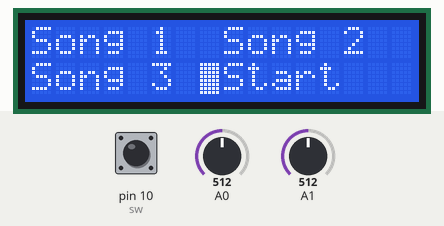
This sketch was run on a simulated Arduino Uno, built with avr-gcc and run on an emulated ATmega328P. On the bench: 16×2 character LCD. The inputs (shaded band) are chosen by the test bench; at power-on: pin 10 (sw) LOW, A0 = 512, A1 = 512. What the sketch prints to the serial monitor is not drawn.

Above: at 1.2 s.
1.3 s: pin 10 (sw) pulled HIGH for 1 s
At 2.4 s:
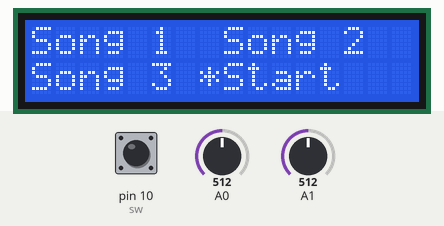
4.1 s: A0 set to 810
At 6.8 s:
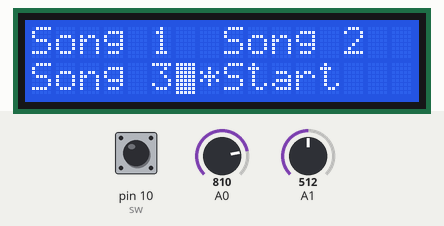
7.1 s: pin 10 (sw) pulled HIGH for 3.2 s
At 9.1 s:
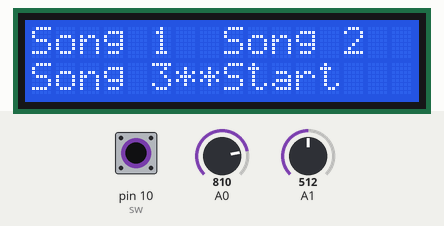
Timing chart, 0 to 7.9 s (numbered marks = the images above; inputs shaded):
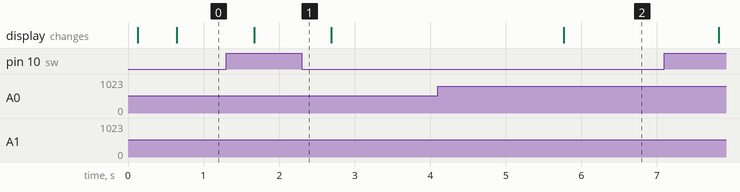

Measured:
- after the input at 1.3 s, the display: changes after 0.37 s (image 1)
- after the input at 4.1 s, the display: changes after 1.7 s (image 2)

The sketch:

soundbooth.ino
```cpp
#include "Timer.h"
#include "Adafruit_LiquidCrystal.h"
// Depending on the LiquidCrystal library you are able to install, it might be:
// #include "LiquidCrystal.h"
#include "pitches.h"

// Sound Variables
int buzzer = 8;
int sw = 10;

// == Song 1 ==
int song1[] = {
NOTE_E4, NOTE_C5, NOTE_B1, NOTE_F3, NOTE_C4,
NOTE_A4, NOTE_A4, NOTE_GS5, NOTE_C5, NOTE_CS4,
NOTE_AS4, NOTE_C5, NOTE_DS4, NOTE_CS5, NOTE_GS4,
NOTE_C3, NOTE_E3, NOTE_DS5, NOTE_D4, NOTE_D3
};
int song1_time[] = {
2, 1, 2, 1, 1, 4, 8, 16, 8, 4, 4, 1, 8, 4, 2, 4, 4, 16, 4, 2
};

// == Song 2 ==

int song2[] = {
  NOTE_FS5, NOTE_D2, NOTE_DS5, NOTE_G2, NOTE_B3,
  NOTE_C2, NOTE_G5, NOTE_D6, NOTE_CS5, NOTE_AS4,
  NOTE_DS6, NOTE_D3, NOTE_CS4, NOTE_E5, NOTE_DS6,
   NOTE_E4, NOTE_B4, NOTE_F4, NOTE_E6, NOTE_DS4
};

int song2_time[] = {
  2, 2, 4, 8, 1, 8, 4, 4, 16, 8, 2, 4, 16, 8, 2, 4, 16, 4, 8, 1
};

// == Song 3 ==

int song3[] = {
  NOTE_A5, NOTE_D4, NOTE_D6, NOTE_DS3, NOTE_G4,
  NOTE_B2, NOTE_F2, NOTE_A3, NOTE_AS2, NOTE_B5,
  NOTE_C6, NOTE_C3, NOTE_GS3, NOTE_G2, NOTE_FS5,
  NOTE_AS4, NOTE_GS2, NOTE_CS3, NOTE_C3, NOTE_AS2
};

int song3_time[] = {
  1, 2, 16, 4, 16, 2, 16, 1, 1, 2, 1, 8, 2, 16, 8, 1, 16, 4, 1, 2
};


// LCD variables
const int rs = 12, en = 11, d4 = 5, d5 = 4, d6 = 3, d7 = 2;
Adafruit_LiquidCrystal lcd(rs, en, d4, d5, d6, d7);
// Depending on the LiquidCrystal library you are able to install, it might be:
// LiquidCrystal lcd(rs, en, d4, d5, d6, d7);


// Task Structure Definition
typedef struct task {
   int state;                  // Tasks current state
   unsigned long period;       // Task period
   unsigned long elapsedTime;  // Time elapsed since last task tick
   int (*TickFct)(int);        // Task tick function
} task;


const unsigned char tasksNum = 4;
task tasks[tasksNum]; // We have 4 tasks

// Task Periods

const unsigned long periodLCDOutput = 100;
const unsigned long periodJoystickInput = 100;
const unsigned long periodSoundOutput = 100;
const unsigned long periodController = 500;


// GCD
const unsigned long tasksPeriodGCD = 100;

// Task Function Definitions
int TickFct_LCDOutput(int state);
int TickFct_JoystickInput(int state);
int TickFct_SoundOutput(int state);
int TickFct_Controller(int state);

// Task Enumeration Definitions
enum LO_States {LO_init, LO_MenuOptionA, LO_MenuOptionB};
enum JI_States {JI_init, JI_Sample};
enum SO_States {SO_init, SO_SoundOn, SO_SoundOff};
enum C_States {C_Init, C_Start, C_1, C_2, C_3, C_4, C_5};


void TimerISR() { // TimerISR actually defined here
  unsigned char i;
  for (i = 0; i < tasksNum; ++i) { // Heart of the scheduler code
     if ( tasks[i].elapsedTime >= tasks[i].period ) { // Ready
        tasks[i].state = tasks[i].TickFct(tasks[i].state);
        tasks[i].elapsedTime = 0;
     }
     tasks[i].elapsedTime += tasksPeriodGCD;
  }
}


void LCDWriteLines(String line1, String line2) {
  lcd.clear();
  lcd.setCursor(0, 0);
  lcd.print(line1);
  lcd.setCursor(0,1);
  lcd.print(line2);
}

int readStick() { //returns 1 if the joystick was up, 2 if it is down, 0 for anything else
  // you may have to read from A0 instead of A1 depending on how you orient the joystick
  if(digitalRead(sw) == HIGH){
    return 5;
  }
  else if (analogRead(A1) > 800) {
    return 2; // down
  }
  else if (analogRead(A1) < 200) {
    return 1; // up
  }
  else if (analogRead(A0) < 200) {
    return 3; // right
  }
  else if (analogRead(A0) > 800) {
    return 4; // left
  }
  else {
    return 0;
  }

}
// Task Function Definitions

int menuOption = 0;
int menuOption2 = 0;

// Task 1
int TickFct_LCDOutput(int state) {
  switch (state) { // State Transitions
    case LO_init:
      state = LO_MenuOptionA;
      LCDWriteLines("Song 1  Song 2", "Song 3  Start");
    break;
    case LO_MenuOptionA:
      if(menuOption2 == 0) { //BR
        state = LO_MenuOptionA;
        //lcd.setCursor(6,1);
      }
      else if(menuOption2 == 1) { // SONG 1 selected
        state = LO_MenuOptionA;
        LCDWriteLines("Playing  Song 1", "Pause    Play");
        //lcd.setCursor(5,1);
      }
      else if(menuOption2 == 2) { // SONG 2 selected
        state = LO_MenuOptionA;
        LCDWriteLines("Playing  Song 2", "Pause    Play");
       // lcd.setCursor(6,1);
      }
      else if(menuOption2 == 3) { // SOng 3 selected
        state = LO_MenuOptionA;
        LCDWriteLines("Playing  Song 3", "Pause    Play");
        //lcd.setCursor(6,1);
      }
    break;
    case LO_MenuOptionB:
      if(menuOption == 0) {
        state = LO_MenuOptionA;
      LCDWriteLines("Song 1  Song 2", "Song 3  Start");
      }
    break;
  }

  switch (state) { // State Actions
    case LO_MenuOptionA:

    break;
    case LO_MenuOptionB:

    break;
  }
  return state;
}
// Task 2
int TickFct_JoystickInput(int state) {
  switch (state) { // State Transitions
    case JI_init:
    state = JI_Sample;
    break;
    case JI_Sample:
      if(readStick() == 0){
        state = JI_Sample;
        menuOption = 0;
      }
      else if(readStick() == 1){ //UP
        state=JI_Sample;
        menuOption = 2;
      }
      else if(readStick() == 2){ //DOwn
          state = JI_Sample;
          menuOption =1;
      }
      else if(readStick() == 3){ //Right
          state = JI_Sample;
          menuOption=3;
      }
      else if(readStick() == 4){ //Left
          state = JI_Sample;
          menuOption=4;
      }
      else if(readStick() == 5){ //Left
          state = JI_Sample;
          menuOption=5;
      }
    break;
  }

   switch (state) { // State Actions
    case JI_Sample:

    break;
  }
  return state;
}
// Sound Output
int counter = 0;
int note = 0;
int TickFct_SoundOutput(int state) {
  switch (state) { // State Transitions
    case SO_init:
      //state = SO_SoundOn;
    break;
    case SO_SoundOn:
      if(counter >= song1_time[note]) {
         state = SO_SoundOff;
         note++;
         counter = 0;
         note = note % 20;
      }
    break;
    case SO_SoundOff:
      state = SO_SoundOn;
    break;

  }
   switch (state) { // State Actions
    case SO_SoundOn:
      tone(buzzer, song1[note], periodSoundOutput * song1_time[note]);
      counter++;
    break;
    case SO_SoundOff:
      noTone(buzzer);
    break;

  }
  return state;
}

// Task 4 (Unused)
int posX = 7;
int posY = 1;
int TickFct_Controller(int state) {
  switch (state) { // State Transitions
    case C_Init:
      state = C_Start;
    break;

    case C_Start:
      lcd.blink();
      lcd.setCursor(posX, posY);
      if(menuOption == 0){
        state=C_Init;
      }
      else if(menuOption == 1){
        state=C_1;
      }
      else if(menuOption == 2){
        state=C_2;
      }
      else if(menuOption == 3){
        state = C_3;
      }
      else if(menuOption == 4){
        state = C_4;
      }
      else if(menuOption == 5){
        lcd.noBlink();
        lcd.print("*");
        state = C_5;
      }
    break;
    case C_1:
      state=C_Start;
    break;
    case C_2:
      state=C_Start;
    break;
    case C_3:
      state=C_Start;
    break;
    case C_4:
      state=C_Start;
    break;
    case C_5:
      state=C_Start;
    break;

  }

   switch (state) { // State Actions
    case C_Init:
    break;
    case C_Start:
    break;
    case C_1: //UP
      if(posY <=0 ){
        posY=0;
      }
      else if(posY > 0){
        posY--;
      }
    break;
    case C_2: //DOWN
      if(posY >= 1){
        posY=1;
      }
      else if(posY < 1){
        posY++;
      }
    break;
    case C_3: //Right
      if(posX >= 7){
        posX=7;
      }
      else if(posX < 7){
        posX++;
      }
    break;
    case C_4: //Right
      if(posX >= 7){
        posX--;
      }
      else if(posX < 7){
        posX=6;
      }
    break;
  }
  return state;
}


void InitializeTasks() {
  unsigned char i=0;
  tasks[i].state = LO_init;
  tasks[i].period = periodLCDOutput;
  tasks[i].elapsedTime = tasks[i].period;
  tasks[i].TickFct = &TickFct_LCDOutput;
  ++i;
  tasks[i].state = JI_init;
  tasks[i].period = periodJoystickInput;
  tasks[i].elapsedTime = tasks[i].period;
  tasks[i].TickFct = &TickFct_JoystickInput;
  ++i;
  tasks[i].state = SO_init;
  tasks[i].period = periodSoundOutput;
  tasks[i].elapsedTime = tasks[i].period;
  tasks[i].TickFct = &TickFct_SoundOutput;
  ++i;
  tasks[i].state = C_Init;
  tasks[i].period = periodController;
  tasks[i].elapsedTime = tasks[i].period;
  tasks[i].TickFct = &TickFct_Controller;

}

void setup() {
  // put your setup code here, to run once:
  InitializeTasks();

  TimerSet(tasksPeriodGCD);
  TimerOn();
  Serial.begin(9600);
  // Initialize Outputs
  lcd.begin(16, 2);
  // Initialize Inputs

}

void loop() {
  // put your main code here, to run repeatedly:
  // Task Scheduler with Timer.h
  Serial.println(menuOption);

}
```

Timer.h
```cpp
// Permission to copy is granted provided that this header remains intact.
// This software is provided with no warranties.

////////////////////////////////////////////////////////////////////////////////

#ifndef Timer
#define Timer

#include "Arduino.h"

volatile unsigned char TimerFlag = 0; // TimerISR() sets this to 1. C programmer should clear to 0.

// Internal variables for mapping AVR's ISR to our cleaner TimerISR model.
unsigned long _avr_timer_M = 1; // Start count from here, down to 0. Default 1ms
unsigned long _avr_timer_cntcurr = 0; // Current internal count of 1ms ticks

// Set TimerISR() to tick every M ms
void TimerSet(unsigned long M) {
	_avr_timer_M = M;
	_avr_timer_cntcurr = _avr_timer_M;
}

void TimerOn() {
	// AVR timer/counter controller register TCCR1
  TCCR1B 	= 0x0B;	// bit3 = 1: CTC mode (clear timer on compare)
					// bit2bit1bit0=011: prescaler /64
					// 00001011: 0x0B
					// SO, 16 MHz clock or 16,000,000 /64 = 250,000 ticks/s
					// Thus, TCNT1 register will count at 250,000 ticks/s
          // FOR MICROSECONDS:
          // bit3 = 1: CTC mode (clear timer on compare)
					// bit2bit1bit0=010: prescaler /64
					// 00001011: 0x0A
					// SO, 16 MHz clock or 16,000,000 /8 = 2,000,000 ticks/s
					// Thus, TCNT1 register will count at 2,000,000 ticks/s

	// AVR output compare register OCR1A.
	OCR1A 	= 250;	// Timer interrupt will be generated when TCNT1==OCR1A
					// We want a 1 ms tick. 0.001 s * 250,000 ticks/s = 250
					// So when TCNT1 register equals 250,
					// 1 ms has passed. Thus, we compare to 250.
					// AVR timer interrupt mask register
          // FOR MICROSECONDS:
          // Timer interrupt will be generated when TCNT1==OCR1A
					// We want a 1 us tick. 0.000001 s * 2,000,000 ticks/s = 2
					// So when TCNT1 register equals 2,
					// 1 us has passed. Thus, we compare to 2.
					// AVR timer interrupt mask register

	TIMSK1 	= 0x02; // bit1: OCIE1A -- enables compare match interrupt

	//Initialize avr counter
	TCNT1 = 0;

	// TimerISR will be called every _avr_timer_cntcurr milliseconds
	_avr_timer_cntcurr = _avr_timer_M;

	//Enable global interrupts
	SREG |= 0x80;	// 0x80: 1000000
}

void TimerOff() {
	TCCR1B 	= 0x00; // bit3bit2bit1bit0=0000: timer off
}

void TimerISR(); // Converted to a Function Declaration

// In our approach, the C programmer does not touch this ISR, but rather TimerISR()
ISR(TIMER1_COMPA_vect)
{
	// CPU automatically calls when TCNT0 == OCR0 (every 1 ms per TimerOn settings)
	_avr_timer_cntcurr--; 			// Count down to 0 rather than up to TOP
	if (_avr_timer_cntcurr == 0) { 	// results in a more efficient compare
		TimerISR(); 				// Call the ISR that the user uses
		_avr_timer_cntcurr = _avr_timer_M;
	}
}

#endif //Timer
```

pitches.h
```cpp
// Code from https://docs.arduino.cc/built-in-examples/digital/toneMelody

#define NOTE_B0  31
#define NOTE_C1  33
#define NOTE_CS1 35
#define NOTE_D1  37
#define NOTE_DS1 39
#define NOTE_E1  41
#define NOTE_F1  44
#define NOTE_FS1 46
#define NOTE_G1  49
#define NOTE_GS1 52
#define NOTE_A1  55
#define NOTE_AS1 58
#define NOTE_B1  62
#define NOTE_C2  65
#define NOTE_CS2 69
#define NOTE_D2  73
#define NOTE_DS2 78
#define NOTE_E2  82
#define NOTE_F2  87
#define NOTE_FS2 93
#define NOTE_G2  98
#define NOTE_GS2 104
#define NOTE_A2  110
#define NOTE_AS2 117
#define NOTE_B2  123
#define NOTE_C3  131
#define NOTE_CS3 139
#define NOTE_D3  147
#define NOTE_DS3 156
#define NOTE_E3  165
#define NOTE_F3  175
#define NOTE_FS3 185
#define NOTE_G3  196
#define NOTE_GS3 208
#define NOTE_A3  220
#define NOTE_AS3 233
#define NOTE_B3  247
#define NOTE_C4  262
#define NOTE_CS4 277
#define NOTE_D4  294
#define NOTE_DS4 311
#define NOTE_E4  330
#define NOTE_F4  349
#define NOTE_FS4 370
#define NOTE_G4  392
#define NOTE_GS4 415
#define NOTE_A4  440
#define NOTE_AS4 466
#define NOTE_B4  494
#define NOTE_C5  523
#define NOTE_CS5 554
#define NOTE_D5  587
#define NOTE_DS5 622
#define NOTE_E5  659
#define NOTE_F5  698
#define NOTE_FS5 740
#define NOTE_G5  784
#define NOTE_GS5 831
#define NOTE_A5  880
#define NOTE_AS5 932
#define NOTE_B5  988
#define NOTE_C6  1047
#define NOTE_CS6 1109
#define NOTE_D6  1175
#define NOTE_DS6 1245
#define NOTE_E6  1319
```
